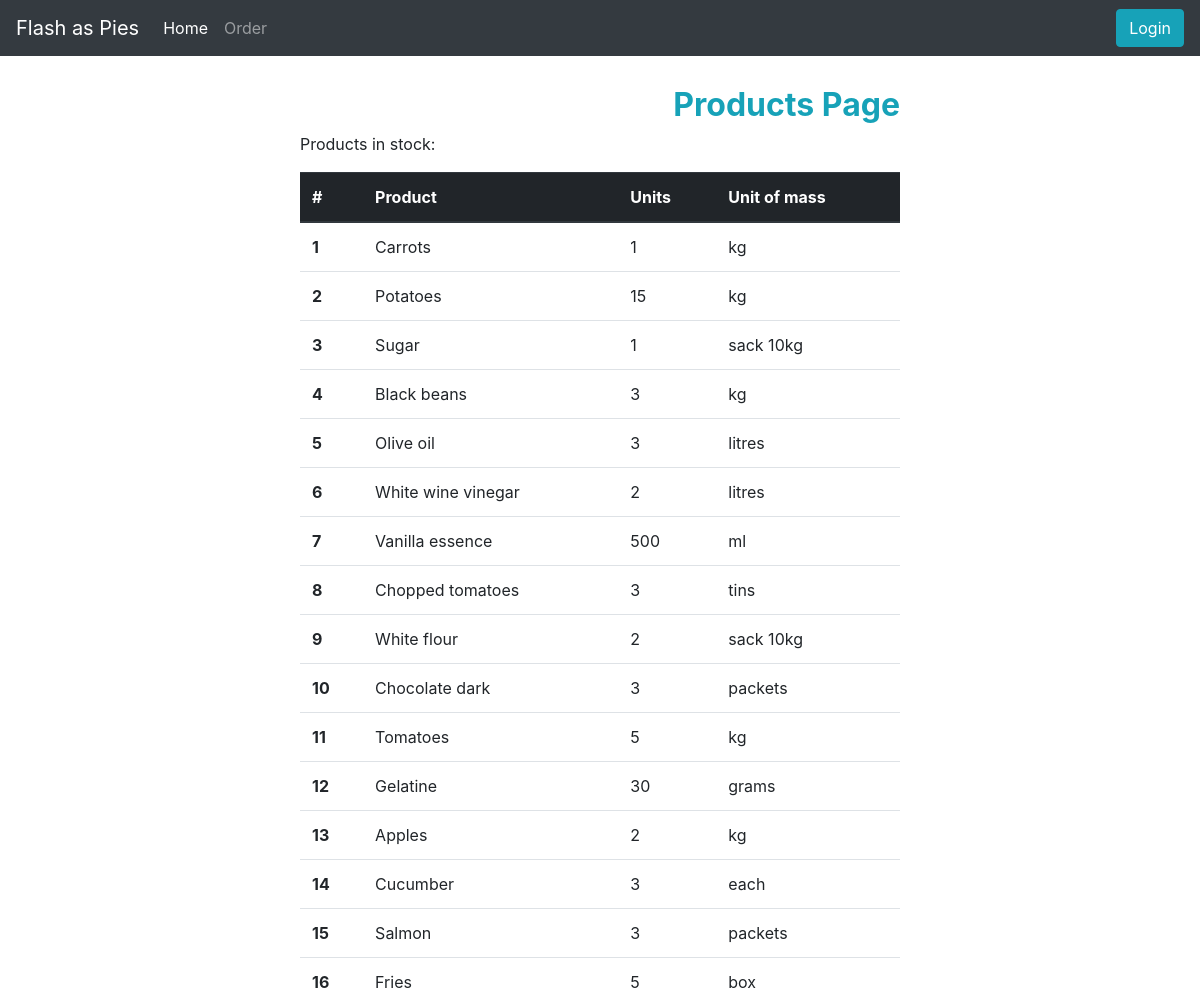
Before: / with the older database file.
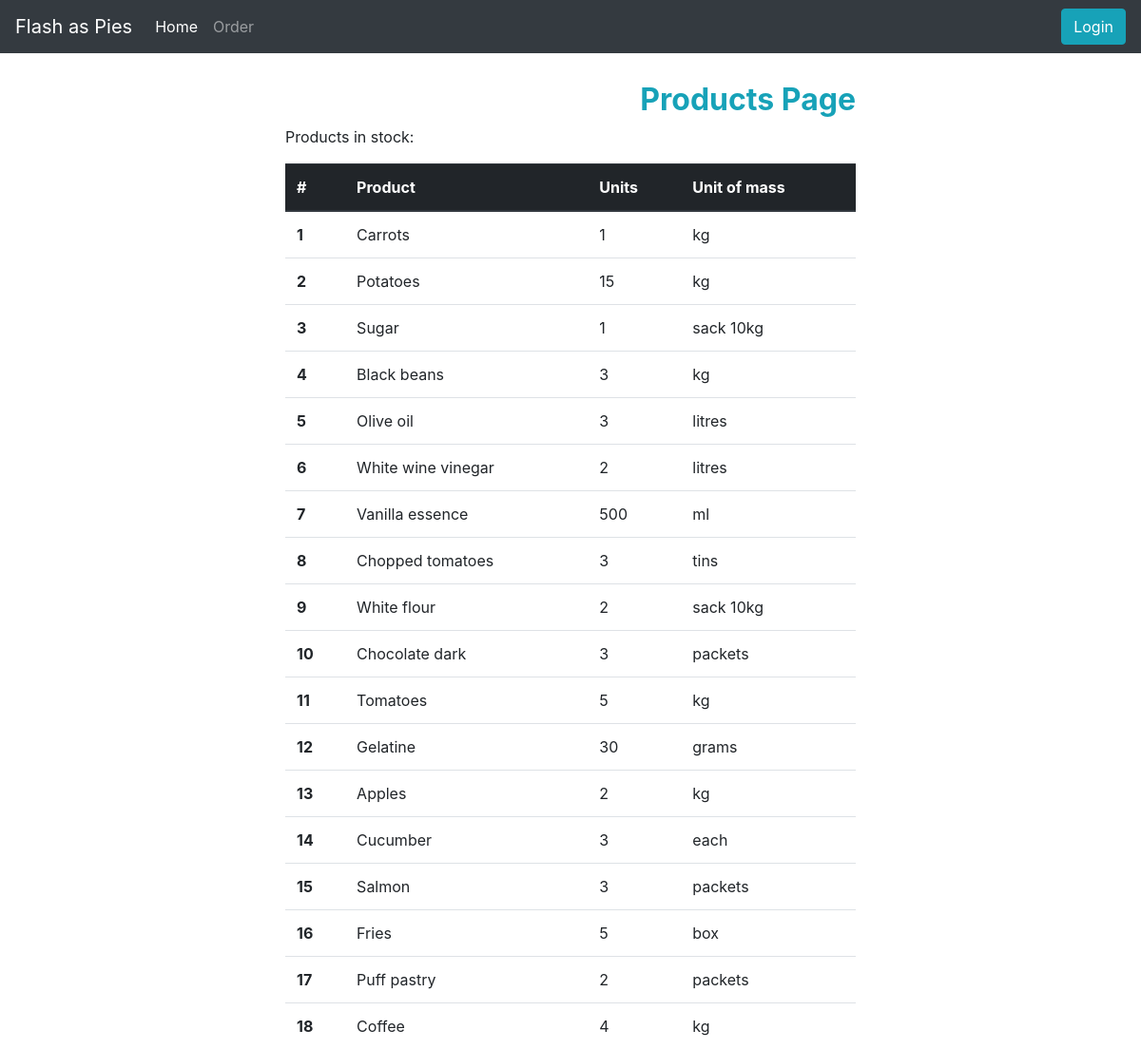
After: the same page with the newer database file.
### flashAsPie/models.py (models this page shows, shortened)
class Product(models.Model):
    product_id = models.AutoField(primary_key=True, verbose_name="ID")
    product_name = models.CharField(max_length= 50)
    brand_name = models.CharField(max_length = 20)
    category = models.ForeignKey(Category, on_delete=models.SET_NULL, null=True)
    units = models.IntegerField()
    quantity = models.ForeignKey(Quantity, on_delete=models.SET_NULL, null=True)
    objects = ProductManager()
    class Meta:
        verbose_name = "Product"
        verbose_name_plural = 'Products'

class Quantity (models.Model):
    quantity_id = models.AutoField(primary_key=True)
    measure = models.CharField(max_length = 15)
    objects = QuantityManager()
    class Meta:
        verbose_name = "Quantity"
        verbose_name_plural = 'Quantity'
    def __str__(self):
        return self.measure

### flashAsPie/views.py (the view)
# urls.py: path('', home, name='home'),
def home(request):
    products = Product.objects.all()
    context = {
        'products' : products
    }
    return render(request, "home.html", context)

### flashAsPie/templates/home.html
{% extends "base.html" %}
{% load static %}
{% block content %}
<div class="tableView">
  <div class="topTitle">
    <h2>Products Page</h2>
    <p>Products in stock:<p>
  </div>
  <table class="table">
    <thead class="thead-dark">
      <tr>
        <th scope="col">#</th>
        <th scope="col">Product</th>
        <th scope="col">Units</th>
        <th scope="col">Unit of mass</th>
      </tr>
    </thead>
    <tbody>
      {% if products %}
      {% for product in products %}
        <tr>
          <th scope="row">{{product.product_id}}</th>
          <td>{{ product.product_name|capfirst }}</td>
          <td>{{ product.units}}</td>
          <td>{{ product.quantity}}</td>
        </tr>
      {% endfor %}
      {% else %}
      <div class="col-md-12">
        <h2>There are no products.</h2>
      </div>
      {% endif %}
    </tbody>
  </table>
</div>
{% endblock %}

Changed rows visible on the page:
added Product: product_id "17", product_name "Puff pastry", units "2", quantity "packets"
added Product: product_id "18", product_name "Coffee", units "4", quantity "kg"
